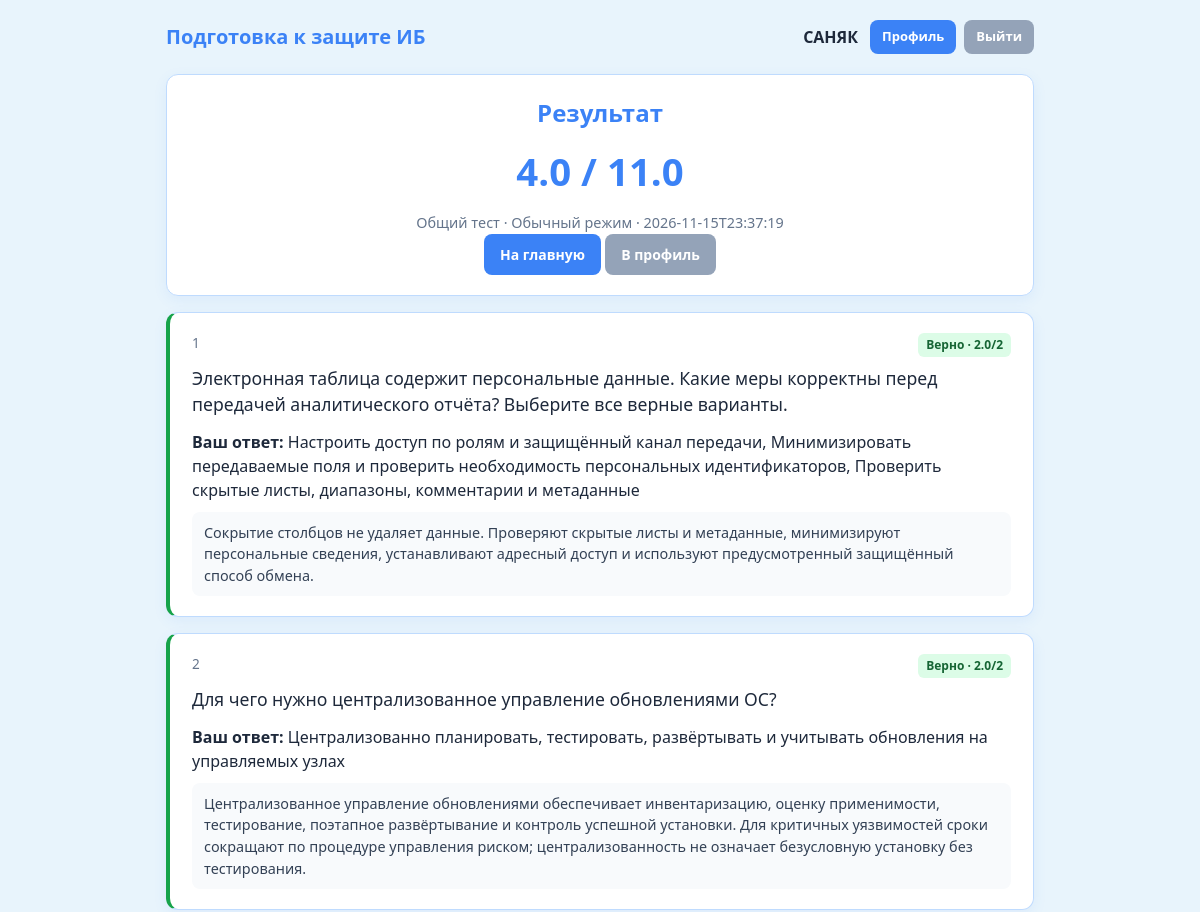
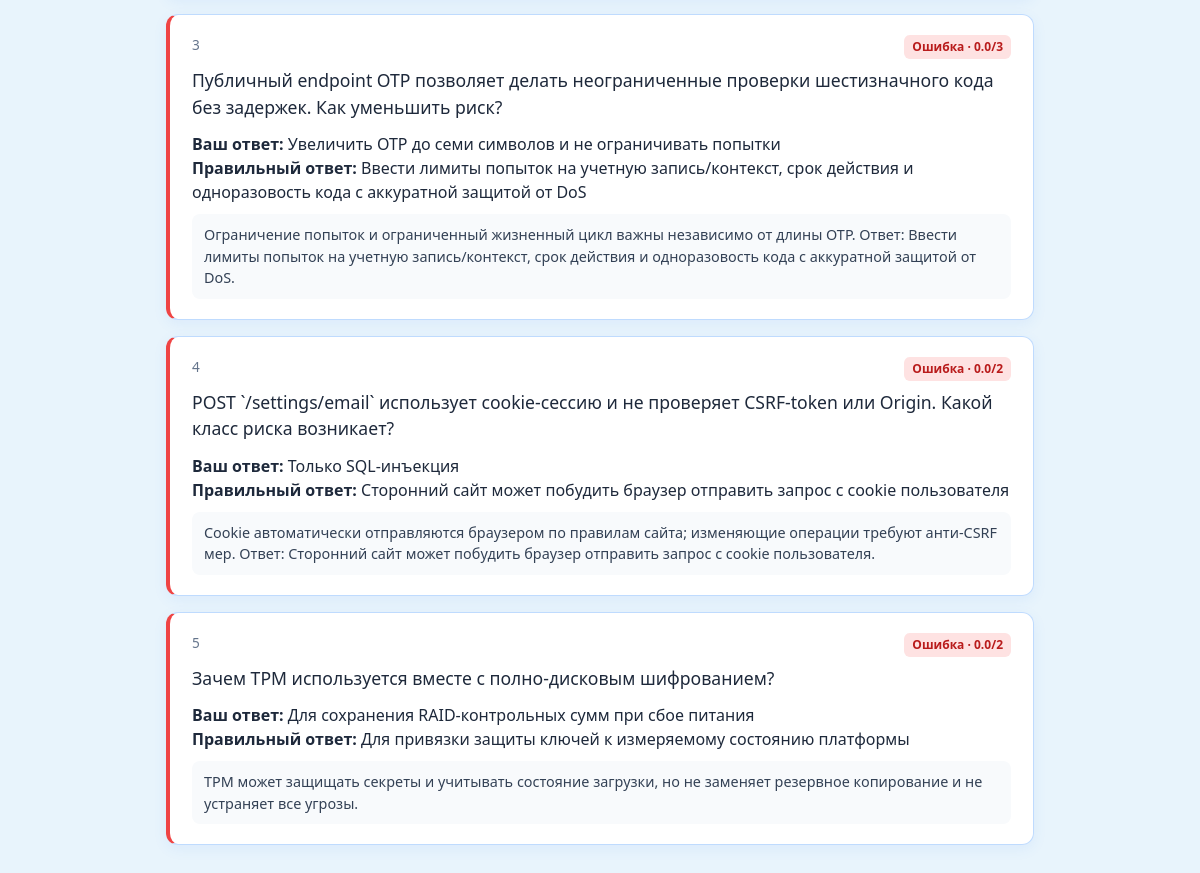
Page /result/1 (signed in) on the committed database (2 pictures, top to bottom).
### tables this page shows
CREATE TABLE users (
            id INTEGER PRIMARY KEY AUTOINCREMENT,
            username TEXT UNIQUE NOT NULL,
            password_hash TEXT NOT NULL,
            created_at TEXT NOT NULL
        );

CREATE TABLE results (
            id INTEGER PRIMARY KEY AUTOINCREMENT,
            user_id INTEGER NOT NULL,
            topic TEXT NOT NULL,
            score REAL NOT NULL,
            max_score REAL NOT NULL,
            details TEXT,
            duration_sec INTEGER,
            is_exam INTEGER DEFAULT 0,
            created_at TEXT NOT NULL,
            FOREIGN KEY (user_id) REFERENCES users(id)
        );

### main.py (the view)
@app.get("/result/{result_id}", response_class=HTMLResponse)
async def result_page(request: Request, result_id: int):
    user = get_current_user(request)
    if not user:
        return RedirectResponse("/login", status_code=303)
    result = db.get_result(result_id)
    if not result or result["user_id"] != user["id"]:
        print(f"RESULT forbidden or missing id={result_id}")
        return RedirectResponse("/", status_code=303)
    print(f"RESULT show id={result_id} score={result['score']}/{result['max_score']}")
    return templates.TemplateResponse("result.html", {
        "request": request,
        "user": user,
        "result": result,
    })

### templates/result.html (shortened to what this page needs)
{% extends "base.html" %}
{% block content %}
<div class="card result-summary">
    <h1>Результат</h1>
    <div class="score-big">{{ result.score }} / {{ result.max_score }}</div>
    <p class="muted">
        {{ result.topic }} ·
        {{ "Экзамен" if result.is_exam else "Обычный режим" }} ·
        {{ result.created_at }}
    </p>
    <a href="/" class="btn">На главную</a>
    <a href="/profile" class="btn btn-secondary">В профиль</a>
</div>
{% for d in result.details %}
<div class="card review-card {{ 'correct' if d.is_correct else 'wrong' }}">
    <div class="q-header">
        <span class="q-num">{{ loop.index }}</span>
        <span class="badge {{ 'badge-ok' if d.is_correct else 'badge-fail' }}">
            {{ "Верно" if d.is_correct else "Ошибка" }} · {{ d.points }}/{{ d.max_points }}
        </span>
    </div>
    <p class="q-text">{{ d.question }}</p>
    <div class="review-answers">
        <p><b>Ваш ответ:</b>
            {% if d.user_answer is string %}
                {{ d.user_answer or "—" }}
            {% elif d.user_answer is mapping %}
                <ul>
                {% for k, v in d.user_answer.items() %}
                    <li>{{ k }} → {{ v or "—" }}</li>
                {% endfor %}
                </ul>
            {% else %}
                {{ d.user_answer | join(", ") if d.user_answer else "—" }}
            {% endif %}
        </p>
        {% if not d.is_correct %}
        <p><b>Правильный ответ:</b>
            {% if d.correct is mapping %}
                <ul>
                {% for k, v in d.correct.items() %}
                    <li>{{ k }} → {{ v }}</li>
                {% endfor %}
                </ul>
            {% else %}
                {{ d.correct | join(", ") }}
            {% endif %}
        </p>
        {% endif %}
    </div>
    {% if d.explanation %}
    <div class="explanation">{{ d.explanation }}</div>
    {% endif %}
</div>
{% endfor %}
{% endblock %}

### templates/base.html (shortened to what this page needs)
<!DOCTYPE html>
<html lang="ru">
<head>
    <link rel="stylesheet" href="/static/style.css">
</head>
<body>
    <div class="page">
        <header class="header">
            <div class="header-left">
                <a href="/" class="logo">Подготовка к защите ИБ</a>
            </div>
            <div class="header-right">
                {% if user %}
                    <span class="user-name">{{ user.username }}</span>
                    <a href="/profile" class="btn btn-sm">Профиль</a>
                    <a href="/logout" class="btn btn-sm btn-secondary">Выйти</a>
                {% else %}
                    <a href="/login" class="btn btn-sm">Войти</a>
                    <a href="/register" class="btn btn-sm btn-secondary">Регистрация</a>
                {% endif %}
            </div>
        </header>
        {% block content %}{% endblock %}
    </div>
</body>
</html>

### static/style.css (style rules this page uses)
:root { --bg: #e8f4fc; --card: #ffffff; --primary: #3b82f6; --primary-hover: #2563eb; --primary-soft: #dbeafe; --text: #1e293b; --muted: #64748b; --border: #bfdbfe; --danger: #ef4444; --success: #16a34a; --radius: 12px; --shadow: 0 4px 14px rgba(59, 130, 246, 0.08); --transition: 0.25s cubic-bezier(0.4, 0, 0.2, 1); }
* { box-sizing: border-box; margin: 0; padding: 0; }
body { font-family: system-ui, -apple-system, "Segoe UI", sans-serif; background: var(--bg); color: var(--text); line-height: 1.5; min-height: 100vh; }
.page { max-width: 900px; margin: 0 auto; padding: 20px 16px 48px; }
.header { display: flex; justify-content: space-between; align-items: center; margin-bottom: 20px; flex-wrap: wrap; gap: 10px; }
.logo { font-size: 1.25rem; font-weight: 700; color: var(--primary); text-decoration: none; }
.header-right { display: flex; align-items: center; gap: 8px; }
.user-name { font-weight: 600; margin-right: 4px; }
.card { background: var(--card); border: 1px solid var(--border); border-radius: var(--radius); padding: 20px 22px; margin-bottom: 16px; box-shadow: var(--shadow); animation: fadeIn 0.35s ease both; }
h1 { font-size: 1.5rem; color: var(--primary); margin-bottom: 12px; }
.muted { color: var(--muted); font-size: 0.9rem; }
.btn, button.btn { display: inline-block; background: var(--primary); color: #fff; border: none; border-radius: 8px; padding: 10px 16px; font-size: 14px; font-weight: 600; cursor: pointer; text-decoration: none; transition: background var(--transition), transform 0.15s; }
.btn-sm { padding: 7px 12px; font-size: 13px; }
.btn-secondary { background: #94a3b8; }
.badge { display: inline-block; padding: 3px 8px; border-radius: 6px; font-size: 12px; font-weight: 600; }
.badge-ok { background: #dcfce7; color: #166534; }
.badge-fail { background: #fee2e2; color: #b91c1c; }
.q-header { display: flex; justify-content: space-between; margin-bottom: 8px; font-size: 0.85rem; color: var(--muted); }
.q-text { font-size: 1.1rem; margin-bottom: 12px; }
.result-summary { text-align: center; }
.score-big { font-size: 2.4rem; font-weight: 800; color: var(--primary); margin: 12px 0; }
.review-card.correct { border-left: 4px solid var(--success); }
.review-card.wrong { border-left: 4px solid var(--danger); }
.explanation { margin-top: 10px; padding: 10px 12px; background: #f8fafc; border-radius: 8px; font-size: 0.9rem; color: #334155; }

### rows in the picture
users: username "САНЯК"
results: score "4.0", max_score "11.0", topic "Общий тест", is_exam "Обычный режим", created_at "2026-11-15T23:37:19"

### other values in the picture
{{ "Верно" if d.is_correct else "Ошибка" }} "Верно" "Верно" "Ошибка" "Ошибка" "Ошибка"
{{ d.points }} "2.0" "2.0" "0.0" "0.0" "0.0"
{{ d.max_points }} "2" "2" "3" "2" "2"
{{ d.question }} "Электронная таблица содержит персональные данные. Какие меры корректны перед передачей аналитического отчёта? Выберите все верные варианты." "Для чего нужно централизованное управление обновлениями ОС?" "Публичный endpoint OTP позволяет делать неограниченные проверки шестизначного кода без задержек. Как уменьшить риск?" "POST `/settings/email` использует cookie-сессию и не проверяет CSRF-token или Origin. Какой класс риска возникает?" "Зачем TPM используется вместе с полно-дисковым шифрованием?"
{{ d.explanation }} "Сокрытие столбцов не удаляет данные. Проверяют скрытые листы и метаданные, минимизируют персональные сведения, устанавливают адресный доступ и используют предусмотренный защищённый способ обмена." "Cookie автоматически отправляются браузером по правилам сайта; изменяющие операции требуют анти-CSRF мер. Ответ: Сторонний сайт может побудить браузер отправить запрос с cookie пользователя." "TPM может защищать секреты и учитывать состояние загрузки, но не заменяет резервное копирование и не устраняет все угрозы."
{{ d.user_answer | join(", ") if d.user_answer else "—" }} "Централизованно планировать, тестировать, развёртывать и учитывать обновления на управляемых узлах" "Увеличить OTP до семи символов и не ограничивать попытки" "Только SQL-инъекция" "Для сохранения RAID-контрольных сумм при сбое питания"
{{ d.correct | join(", ") }} "Ввести лимиты попыток на учетную запись/контекст, срок действия и одноразовость кода с аккуратной защитой от DoS" "Сторонний сайт может побудить браузер отправить запрос с cookie пользователя" "Для привязки защиты ключей к измеряемому состоянию платформы"
